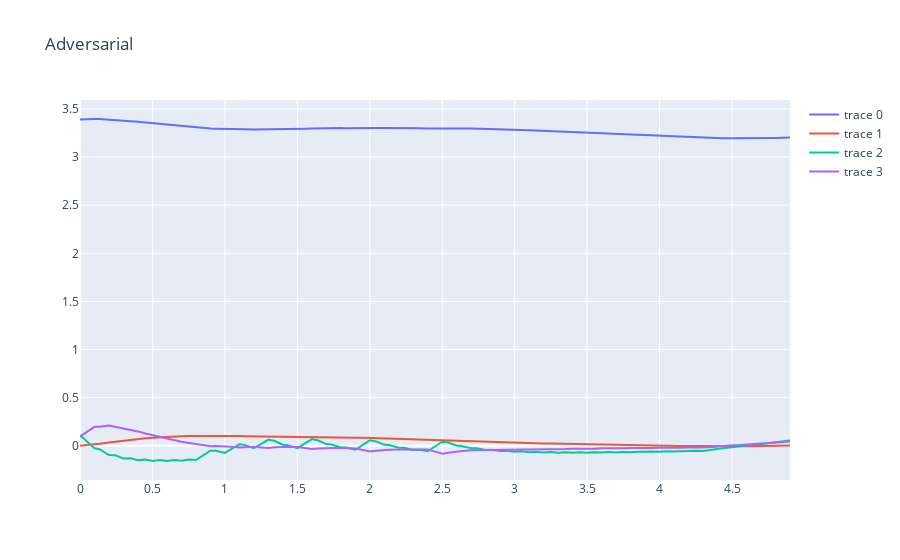

Notebook cell for this chart:
### Code cell
ctrl = controllers.get_limited_lookahead_controller(get_value_function(online_horizon)[0],
                                                    vf_approx_adv,
                                                    dt_sim*N)
x_traj_sim, t_traj_sim = controllers.sim_ctrl(x0, vf.u_dim[0], sys.dx,
                                              ctrl, dt_sim, N, integration_mode=integration_mode)
controllers.plot_sim(t_traj_sim, x_traj_sim, "Adversarial").show()
